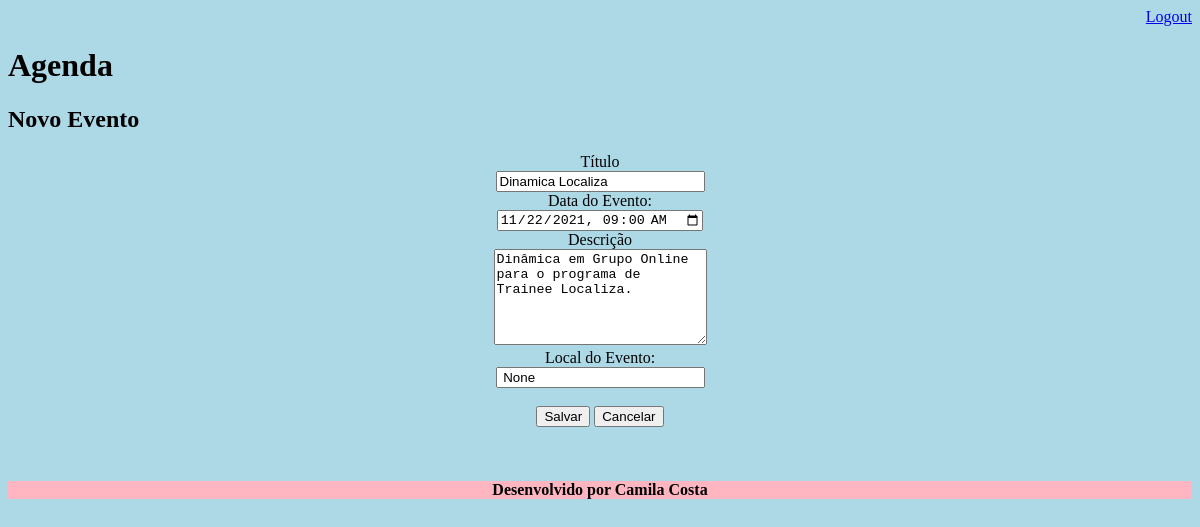
The app's page /agenda/evento/?id=4 (signed in), older data.
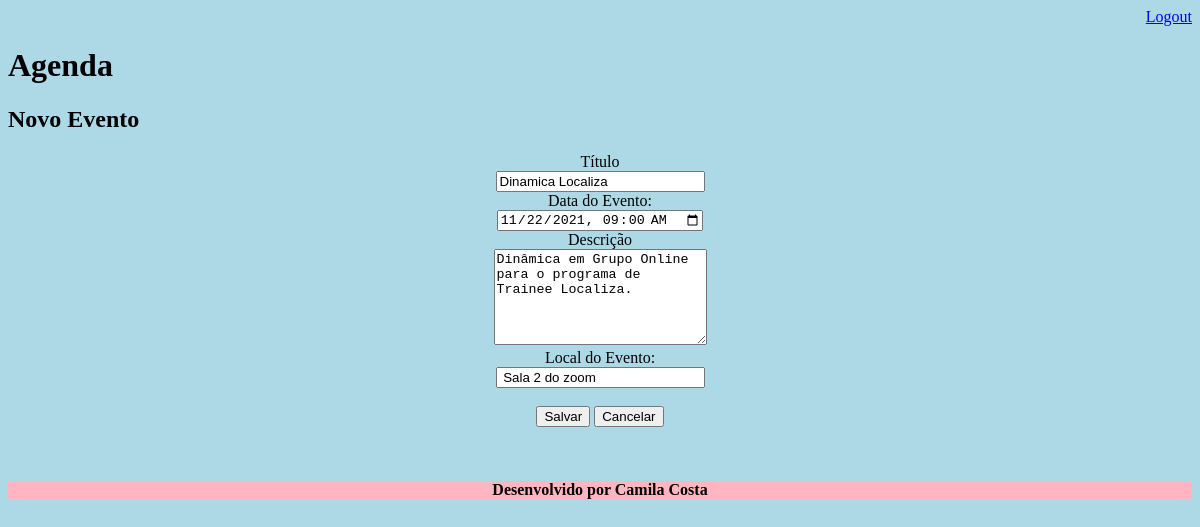
The same page, newer data.
### core/models.py (models this page shows, shortened)
class Evento(models.Model):
    titulo = models.CharField(max_length=100)
    descricao = models.TextField(blank=True, null=True)
    local = models.CharField(max_length=100, blank=True, null=True)
    data_evento = models.DateTimeField(verbose_name='Data do Evento')
    data_criacao = models.DateTimeField(verbose_name='Data da Criação', auto_now=True)
    usuario = models.ForeignKey(User, on_delete=models.CASCADE)
    class Meta:
        db_table = 'evento'
    def get_data_input_evento(self):
        return self.data_evento.strftime('%Y-%m-%dT%H:%M')

### core/views.py (the view)
# urls.py: path('agenda/evento/', views.evento),
@login_required(login_url='/login/')
def evento(request):
    id_evento = request.GET.get('id')
    dados = {}
    if id_evento:
        dados['evento'] = Evento.objects.get(id=id_evento)
    return render(request, 'evento.html', dados)

### Templates/evento.html (shortened to what this page needs)
{% extends 'model-page.html' %}
{% block content %}
<h2>Novo Evento</h2>
<div align="center">
    <form action="submit" method="POST">{% csrf_token %}
    <label>Título</label>
    <br>
    <input type="text" name="titulo" size="23" value="{{ evento.titulo }}">
    <br>
    <label>Data do Evento:</label>
    <br>
    <input type="datetime-local" name="data_evento" value="{{ evento.get_data_input_evento }}">
    <br>
    <label>Descrição</label>
    <br>
    <textarea name="descricao" rows="6" cols="24">{{ evento.descricao }}</textarea>
    <br>
    <label>Local do Evento:</label>
    <br>
    <input type="text" name="local" size="23" value=" {{ evento.local }}">
    <br><br>
    <button type="submit" >Salvar</button>
    <a href="/">
        <button type="button">Cancelar</button>
    </a>
</form>
</div>
<br><br><br>
{% endblock %}

Row changes from the older to the newer data that the page shows:
changed Evento "Dinamica Localiza": local "None" → "Sala 2 do zoom"
